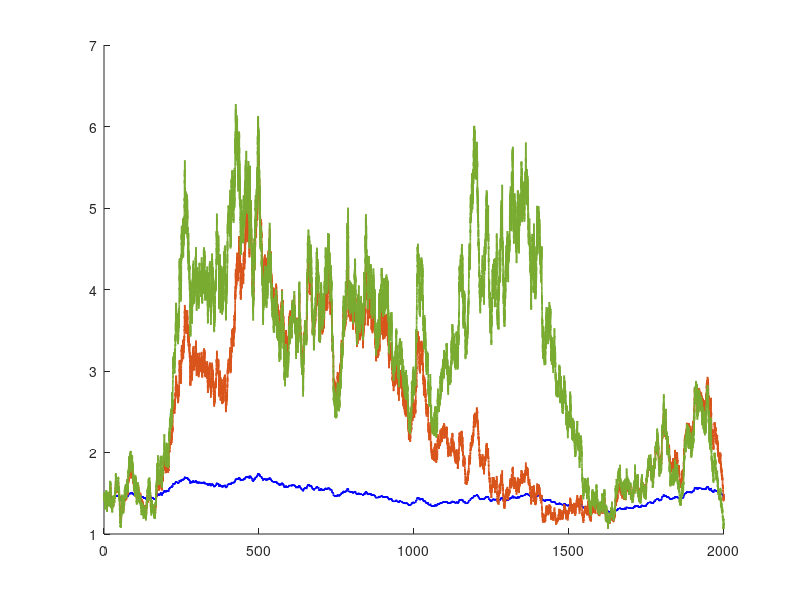

This chart was generated by the following MATLAB code: (Note: this script raises an error after producing the figure.)
function AD_SDE_epsilon()

V1 = 0.25;
V2 = 0.11;
V3 = 2.9;      
k1 = 0.35;
k2 = 5.0;
k3 = 1.0;
k4 = 1.0;
n  = 2;         

% Noise intensity fixed
sigma1 = 0.05;  
sigma2 = 0.0;   

T_max = 2000;       
dt = 0.05;          
N = round(T_max/dt);
time = linspace(0, T_max, N+1);

% 3 scenari per Epsilon
eps_values = [0.01, 0.5, 1.0];
labels = {'\epsilon = 0.01 (paper)', '\epsilon = 0.5 (intermediate)', '\epsilon = 1.0 (no separation)'};
colors = [0 0 1; 0.85 0.33 0.10; 0.47 0.67 0.19];

X_results = zeros(3, N+1);

% Stesso rumore per tutte e 3 le simulazioni
rng(42); % seed 
dW1_common = randn(1, N) * sqrt(dt);
dW2_common = randn(1, N) * sqrt(dt);

for k = 1:length(eps_values)
    epsilon = eps_values(k);
    
    X = zeros(1, N+1); 
    Y = zeros(1, N+1); 
    
    X(1) = 1.45; 
    Y(1) = (V2 + k4*X(1))/k2; 
    
    for i = 1:N
        x_curr = X(i);
        y_curr = Y(i);
        
        f_x = epsilon * (V1 + V3 * (y_curr^n / (k3^n + y_curr^n)) - k1 * x_curr);
        f_y = V2 + k4 * x_curr - k2 * y_curr;
        
     
        g_x = sigma1 * sqrt(epsilon) * x_curr;
        g_y = sigma2 * y_curr;
        

        X(i+1) = x_curr + f_x * dt + g_x * dW1_common(i);
        Y(i+1) = y_curr + f_y * dt + g_y * dW2_common(i);
        
     
        if X(i+1) < 0, X(i+1) = 0; end
        if Y(i+1) < 0, Y(i+1) = 0; end
    end
    
  
    X_results(k, :) = X;
end

figure(13); clf; 
set(gcf, 'Color', 'w', 'Position', [100 100 900 600]); 
hold on;

for k = 1:3
    plot(time, X_results(k,:), 'Color', colors(k,:), 'LineWidth', 1.2, 'DisplayName', labels{k});
end

yline(4.7, 'k--', 'Pathological threshold', 'LineWidth', 1, 'LabelHorizontalAlignment', 'left'); 
yline(1.45, 'k--', 'Healthy baseline', 'LineWidth', 1, 'LabelHorizontalAlignment', 'left'); 

title('\epsilon impact', 'FontSize', 14);
xlabel('Time (adimensional)', 'FontSize', 12);
ylabel('Amyloid concentration', 'FontSize', 12);
legend('Location', 'best');
grid on;
ylim([0 6]);
xlim([0 T_max]);

hold off;
end